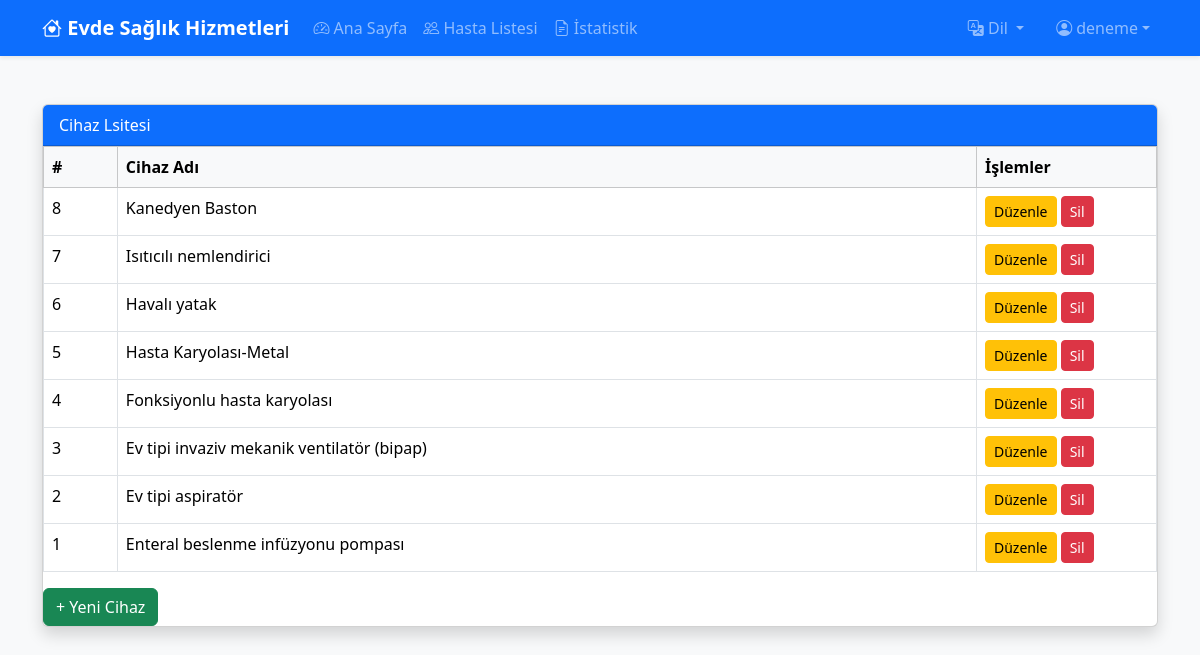
The app's page /cihaz-liste (signed in) with its own data.
### tables this page shows
CREATE TABLE `cihaz_tanimlari` (
  `id` int(11) NOT NULL,
  `cihaz_adi` varchar(255) NOT NULL
);

### index.php (called while the page is built, shortened)
<?php
require_once "config/init.php";
require_once "config/Database.php";
require_once "auth/auth.php";
$routes = include "routes.php";
if (!function_exists('route')) {
    function route($name) {
        return BASE_URL . str_replace('_', '-', $name);
    }
}
$request = trim(str_replace(BASE_URL, '', parse_url($_SERVER['REQUEST_URI'], PHP_URL_PATH)), '/');
$parts = explode('/', $request);
$routeKey = null;
$params = [];
foreach ($routes as $key => $route) {
    $routeParts = explode('/', str_replace('_', '-', $key));
    if (isset($route['params']) && count($route['params']) > 0) {
        $match = true;
        foreach ($routeParts as $i => $part) {
            if (($parts[$i] ?? '') !== str_replace('_', '-', $part)) {
                $match = false;
                break;
            }
        }
        if ($match) {
            $routeKey = $key;
            foreach ($route['params'] as $i => $paramName) {
                $params[$paramName] = $parts[count($routeParts) + $i] ?? null;
            }
            break;
        }
    } else {
        if ($request === str_replace('_', '-', $key)) {
            $routeKey = $key;
            break;
        }
    }
}
include $routes[$routeKey]['path'];

### config/init.php (called while the page is built, shortened)
<?php
$lang = $_SESSION['lang'] ?? 'tr';
$langFile = dirname(__DIR__) . "/lang/$lang.php";
$translations = [];
if (file_exists($langFile)) {
    $translations = include $langFile;
}
function __($key) {
    global $translations;
    return $translations[$key] ?? $key;
}

### auth/auth.php (called while the page is built, shortened)
<?php
function getUsername() {
    return isset($_SESSION['username']) ? $_SESSION['username'] : '';
}

### config/Database.php (called while the page is built, shortened)
<?php
class Database
{
    private $conn;
    private function connect()
    {
        $this->conn = new mysqli("localhost", "root", "", "evde_bakim");
        $this->conn->set_charset("utf8mb4");
    }
    private function run(string $sql, ?string $types = null, ?array $params = null)
    {
        $stmt = $this->conn->prepare($sql);
        $stmt->execute();
        return $stmt;
    }
    public function fetchAll(string $sql, ?string $types = null, ?array $params = null): array
    {
        $stmt = $this->run($sql, $types, $params);
        $result = $stmt->get_result();
        return $result->fetch_all(MYSQLI_ASSOC);
    }
}

### cihazlar/cihaz_liste.php (the view, shortened to what this page needs)
<?php
$db = new Database();
$cihazlar = $db->fetchAll("SELECT id, cihaz_adi FROM cihaz_tanimlari ORDER BY id DESC");
?>
<?php
    include "head.php";
?>
<body class="bg-light">
<?php include "navbar.php"; ?>
<div class="container mt-5">
    <div class="card shadow">
        <div class="card-header bg-primary text-white">
            Cihaz Lsitesi
        </div>
        <div class="card-body p-0">
            <table class="table table-bordered table-hover">
            <thead class="table-light">
                <tr>
                <th>#</th>
                <th>Cihaz Adı</th>
                <th width="180">İşlemler</th>
                </tr>
            </thead>
            <tbody>
                <?php foreach ($cihazlar as $c): ?>
                <tr>
                <td><?= $c["id"] ?></td>
                <td><?= htmlspecialchars($c["cihaz_adi"]) ?></td>
                <td>
                    <button
                    class="btn btn-sm btn-warning cihazDuzenle"
                    data-id="<?= $c["id"] ?>"
                    data-ad="<?= htmlspecialchars($c["cihaz_adi"]) ?>">
                    Düzenle
                    </button>
                    <button
                    class="btn btn-sm btn-danger cihazSil"
                    data-id="<?= $c["id"] ?>">
                    Sil
                    </button>
                </td>
                </tr>
                <?php endforeach; ?>
            </tbody>
            </table>
            <button class="btn btn-success" data-bs-toggle="modal" data-bs-target="#cihazEkleModal">
            + Yeni Cihaz
            </button>
        </div>
    </div>
</div>
</body>
</html>

### head.php (shortened to what this page needs)
<!doctype html>
<html lang="tr">
<head>
    <link href="https://cdn.jsdelivr.net/npm/bootstrap@5.3.2/dist/css/bootstrap.min.css" rel="stylesheet">
</head>

### navbar.php (shortened to what this page needs)
<?php
$username = getUsername();
?>
<nav class="navbar navbar-expand-lg navbar-dark bg-primary shadow-sm">
    <div class="container">
        <a class="navbar-brand fw-bold" href="<?= route('home') ?>">
            <i class="bi bi-house-heart"></i> <?= __("brand") ?>
        </a>
        <div class="collapse navbar-collapse" id="mainNavbar">
            <ul class="navbar-nav me-auto mb-2 mb-lg-0">
                <li class="nav-item">
                    <a class="nav-link" href="<?= route('home') ?>">
                        <i class="bi bi-speedometer2"></i> <?= __("home") ?>
                    </a>
                </li>
                <li class="nav-item">
                    <a class="nav-link" href="<?= route('hasta_listesi') ?>">
                        <i class="bi bi-people"></i> <?= __("patient_list") ?>
                    </a>
                </li>
                <li class="nav-item">
                    <a class="nav-link" href="<?= route('istatistikler') ?>">
                        <i class="bi bi-file-earmark-text"></i> <?= __("statistics") ?>
                    </a>
                </li>
            </ul>
            <ul class="navbar-nav ms-auto align-items-center">
                <li class="nav-item dropdown me-3">
                    <a class="nav-link dropdown-toggle" href="#" role="button" data-bs-toggle="dropdown">
                        <i class="bi bi-translate"></i> <?= __("language") ?>
                    </a>
                </li>
                <li class="nav-item dropdown">
                    <a class="nav-link dropdown-toggle d-flex align-items-center" href="#" role="button" data-bs-toggle="dropdown">
                        <i class="bi bi-person-circle me-1"></i> <?= htmlspecialchars($username) ?>
                    </a>
                </li>
            </ul>
        </div>
    </div>
</nav>
<link rel="stylesheet" href="https://cdn.jsdelivr.net/npm/bootstrap-icons@1.10.5/font/bootstrap-icons.css">

### head.php (style rules this page uses)
body { min-height: 100vh; display: flex; flex-direction: column; }

### records on screen
cihaz_tanimlari: id "8", cihaz_adi "Kanedyen Baston"
cihaz_tanimlari: id "7", cihaz_adi "Isıtıcılı nemlendirici"
cihaz_tanimlari: id "6", cihaz_adi "Havalı yatak"
cihaz_tanimlari: id "5", cihaz_adi "Hasta Karyolası-Metal"
cihaz_tanimlari: id "4", cihaz_adi "Fonksiyonlu hasta karyolası"
cihaz_tanimlari: id "3", cihaz_adi "Ev tipi invaziv mekanik ventilatör (bipap)"
cihaz_tanimlari: id "2", cihaz_adi "Ev tipi aspiratör"
cihaz_tanimlari: id "1", cihaz_adi "Enteral beslenme infüzyonu pompası"

### other values on screen
__("brand") "Evde Sağlık Hizmetleri"
__("home") "Ana Sayfa"
__("patient_list") "Hasta Listesi"
__("statistics") "İstatistik"
__("language") "Dil"
$username "deneme"
